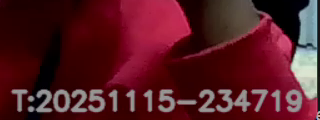
#> input picture sample_roi.png, 320 x 120 px, given in place of the camera
$ python sensor.py
#> lines starting #> are read from the running program, lines starting #| are printed output that depends on the picture
import cv2
import numpy as np
import matplotlib.pyplot as plt

# --- Reusable Functions for app.py ---

# We combine glare check and rescue, as they are related
def check_glare_and_rescue(frame, clahe, glare_threshold_pct=25.0):
    """
    Analyzes a frame for glare. If glare is detected, it applies CLAHE
    to rescue the frame.

    Returns:
        - processed_frame: The (potentially) enhanced frame.
        - is_glare: Boolean flag.
        - hist: The histogram data (for plotting).
    """
    # 1. Convert to grayscale for analysis
    gray = cv2.cvtColor(frame, cv2.COLOR_BGR2GRAY)

    # 2. Calculate the histogram
    # 256 bins, for pixel values 0-255
    hist = cv2.calcHist([gray], [0], None, [256], [0, 256])

    # 3. Glare Detection Logic
    total_pixels = gray.shape[0] * gray.shape[1]

    # Check "pure white" pixels (value 255)
    white_pixels = hist[255][0] + hist[254][0]  + hist[253][0] + hist[252][0] # Consider top 3 values as glare

    percentage = (white_pixels / total_pixels) * 100

    is_glare = percentage > glare_threshold_pct

    processed_frame = frame # By default, return the original color frame

    #4. Active Defense (CLAHE)
    if is_glare:
        # If glare is detected, apply CLAHE to the *grayscale* frame
        # and return that as the processed frame for the demo.
        rescued_frame = clahe.apply(gray)

        # Convert grayscale back to BGR so it can be shown in the
        # same color window as the original.
        processed_frame = cv2.cvtColor(rescued_frame, cv2.COLOR_GRAY2BGR)

    return processed_frame, is_glare, hist


def check_liveness(gray_frame, prev_gray_frame, liveness_threshold=1000):
    """
    Checks for a frozen or looped feed by comparing frame differences.

    Returns:
        - is_frozen: Boolean flag.
    """
    if prev_gray_frame is None:
        return False # Can't compare first frame

    # 1. Calculate the absolute difference
    frame_diff = cv2.absdiff(prev_gray_frame, gray_frame)

    # 2. Sum the differences
    total_diff = np.sum(frame_diff)

    # 3. Check against threshold
    # A real video feed *always* has noise.
    # A frozen feed will have a sum of 0 (or very close).
    is_frozen = total_diff < liveness_threshold

    return is_frozen


# --- Standalone Test Harness ---

# This block only runs when you execute `python sensor.py` directly.
# Your app.py will NOT run this code.
if __name__ == "__main__":

    print("Starting sensor test harness...")
    print("Point a flashlight at the camera to test glare.")
    print("Show a static photo to the camera to test liveness.")
    print("Press 'q' to quit.")

    # --- Setup ---
    cap = cv2.VideoCapture(0)
    if not cap.isOpened():
        print("ERROR: Cannot open camera.")
        exit()

    # Initialize CLAHE object
    clahe = cv2.createCLAHE(clipLimit=2.0, tileGridSize=(8, 8))

    # Initialize previous frame for liveness check
    ret, frame = cap.read()
#> frame is the input picture: shape (120, 320, 3); mean B, G, R 34.9, 27.3, 85.9
    prev_gray = cv2.cvtColor(frame, cv2.COLOR_BGR2GRAY)
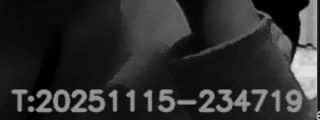
#> prev_gray: shape (120, 320); min 0, max 228, mean 45.7

    # --- Matplotlib Setup for Live Graph ---
    plt.ion() # Turn on interactive mode
    fig, ax = plt.subplots()
    ax.set_title("Live Grayscale Histogram")
    ax.set_xlabel("Pixel Value (0-255)")
    ax.set_ylabel("Frequency")

    x_axis = np.arange(256)

    line, = ax.plot([], []) # Create an empty line object to update
    ax.set_xlim(0, 255) # Fix x-axis

    # --- Main Loop ---
    while True:
        ret, frame = cap.read()
        if not ret:
            print("ERROR: Can't receive frame.")
            break

        # 1. Run Glare Check & Rescue
        processed_frame, is_glare, hist = check_glare_and_rescue(
            frame, clahe, glare_threshold_pct=10.0
        )
#> in check_glare_and_rescue, `hist = cv2.calcHist([gray], [0], None, [256], [0, 256])`: hist = 256 values, max 1426 at index 20, min 0 at index 168, mean 150
#> in check_glare_and_rescue, `white_pixels = hist[255][0] + hist[254][0]  + hist[253][0] + hist[252]..`: white_pixels = 0
#> in check_glare_and_rescue, `is_glare = percentage > glare_threshold_pct`: is_glare = False
#> is_glare = False


        # 2. Run Liveness Check
        current_gray = cv2.cvtColor(frame, cv2.COLOR_BGR2GRAY)
        is_frozen = check_liveness(current_gray, prev_gray)
#> in check_liveness, `frame_diff = cv2.absdiff(prev_gray_frame, gray_frame)`: frame_diff: shape (120, 320); every value is 0
#> in check_liveness, `total_diff = np.sum(frame_diff)`: total_diff = 0
#> in check_liveness, `is_frozen = total_diff < liveness_threshold`: is_frozen = True
#> is_frozen = True

        # 3. Update Histogram Plot
        #line.set_ydata(hist)
        line.set_data(x_axis, hist.ravel())
        ax.set_ylim(0, np.max(hist[1:]) + 100) # Auto-adjust y-axis (ignore black spike)
        fig.canvas.draw()
        fig.canvas.flush_events()

        # 4. Put Status Text on Video Frame
        if is_glare:
            cv2.putText(processed_frame, "GLARE DETECTED (RESCUE ACTIVE)",
                        (10, 30), cv2.FONT_HERSHEY_SIMPLEX, 0.7, (0, 0, 255), 2)
        else:
            cv2.putText(processed_frame, "Status: Normal",
                        (10, 30), cv2.FONT_HERSHEY_SIMPLEX, 0.7, (0, 255, 0), 2)

        if is_frozen:
            cv2.putText(processed_frame, "LIVENESS FAILED (FROZEN FEED)",
                        (10, 60), cv2.FONT_HERSHEY_SIMPLEX, 0.7, (0, 0, 255), 2)
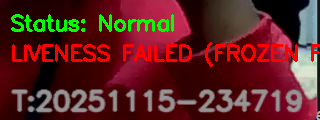
#> processed_frame: shape (120, 320, 3); mean B, G, R 32.6, 33.6, 93.3

        # 5. Display the Frame
        cv2.imshow("Aegis Sensor Test - Processed Feed", processed_frame)
        cv2.imshow("Raw Feed", frame) # Show raw feed for comparison

        # 6. Update prev_gray for next loop
        prev_gray = current_gray

        if cv2.waitKey(1) == ord('q'):
#> (key q is pressed here)
            break

    # --- Cleanup ---
    cap.release()
    cv2.destroyAllWindows()
    plt.ioff()
    plt.show()
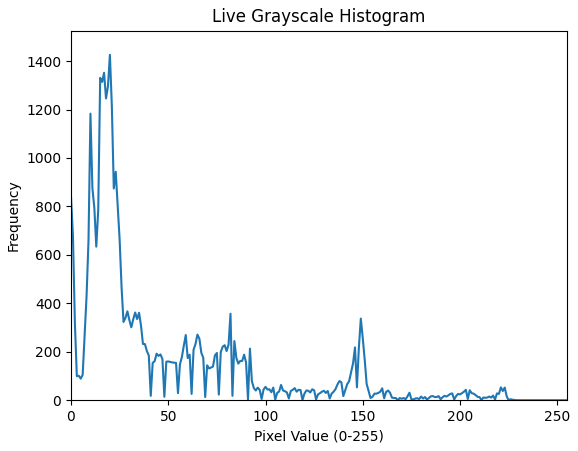
#> figure drawn by matplotlib, 1 panel; curve peaks at x = 20, y = 1426
